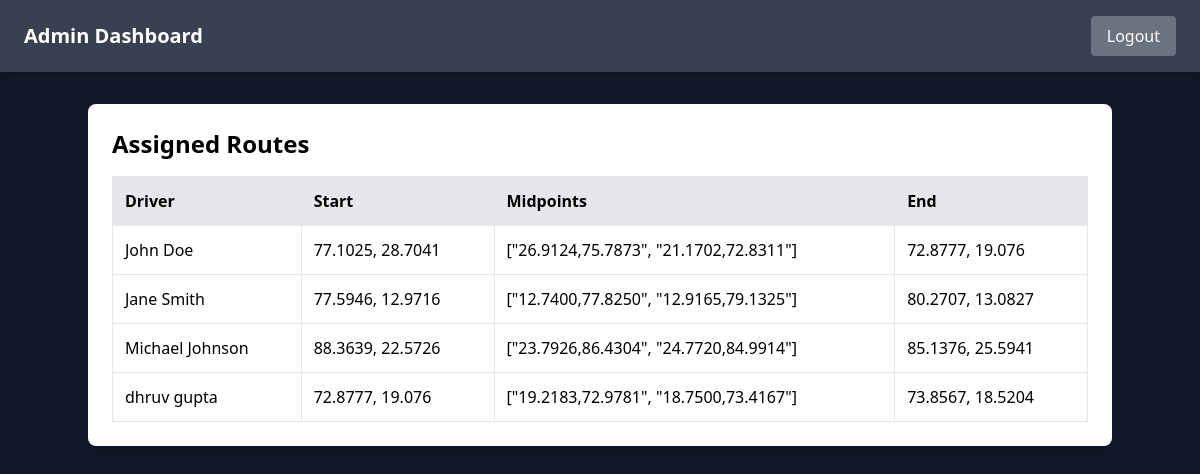
Page /map/admin/admin_dashboard.php (signed in) on the committed database.
### tables this page shows
CREATE TABLE routes (
    id INT AUTO_INCREMENT PRIMARY KEY,
    driver_id INT NOT NULL,
    start_lat FLOAT NOT NULL,
    start_lng FLOAT NOT NULL,
    end_lat FLOAT NOT NULL,
    end_lng FLOAT NOT NULL,
    midpoints TEXT NOT NULL,   
    created_at TIMESTAMP DEFAULT CURRENT_TIMESTAMP,
    FOREIGN KEY (driver_id) REFERENCES drivers(id) ON DELETE CASCADE
);

CREATE TABLE drivers (
    id INT AUTO_INCREMENT PRIMARY KEY,
    name VARCHAR(100) NOT NULL,
    phone VARCHAR(20) NOT NULL,
    vehicle_number VARCHAR(50) NOT NULL,
    created_at TIMESTAMP DEFAULT CURRENT_TIMESTAMP
);

### map/admin/admin_dashboard.php (the view, shortened to what this page needs)
<?php
require_once "../config/db.php";
$stmt = $pdo->query("SELECT r.*, d.name FROM routes r JOIN drivers d ON r.driver_id = d.id");
$routes = $stmt->fetchAll(PDO::FETCH_ASSOC);
?>
<!DOCTYPE html>
<html lang="en">
<head>
    <script src="https://cdn.tailwindcss.com"></script>
</head>
<body class="bg-gray-900">
    <nav class="bg-gray-700 p-4 shadow-md">
        <div class="max-w-6xl mx-auto flex justify-between items-center">
            <h1 class="text-white text-xl font-semibold">Admin Dashboard</h1>
            <a href="logout.php" class="bg-gray-500 text-white px-4 py-2 rounded hover:bg-gray-600 transition">
                Logout
            </a>
        </div>
    </nav>
    <div class="max-w-5xl mx-auto mt-8 bg-white p-6 rounded-lg shadow-lg">
        <h3 class="text-2xl font-semibold mb-4">Assigned Routes</h3>
        <div class="overflow-x-auto">
            <table class="w-full border-collapse rounded-lg shadow-sm">
                <thead>
                    <tr class="bg-gray-200">
                        <th class="p-3 border text-left">Driver</th>
                        <th class="p-3 border text-left">Start</th>
                        <th class="p-3 border text-left">Midpoints</th>
                        <th class="p-3 border text-left">End</th>
                    </tr>
                </thead>
                <tbody>
                    <?php foreach ($routes as $route) { ?>
                        <tr class="border-b hover:bg-gray-100 transition">
                            <td class="p-3 border"><?= $route["name"] ?></td>
                            <td class="p-3 border"><?= $route["start_lng"] ?>, <?= $route["start_lat"] ?></td>
                            <td class="p-3 border"><?= nl2br(htmlspecialchars($route["midpoints"])) ?></td>
                            <td class="p-3 border"><?= $route["end_lng"] ?>, <?= $route["end_lat"] ?></td>
                        </tr>
                    <?php } ?>
                </tbody>
            </table>
        </div>
    </div>
</body>
</html>

### rows in the picture
routes: driver.name "John Doe", start_lng "77.1025", start_lat "28.7041", midpoints "[\"26.9124,75.7873\", \"21.1702,72.8311\"]", end_lng "72.8777", end_lat "19.076"
routes: driver.name "Jane Smith", start_lng "77.5946", start_lat "12.9716", midpoints "[\"12.7400,77.8250\", \"12.9165,79.1325\"]", end_lng "80.2707", end_lat "13.0827"
routes: driver.name "Michael Johnson", start_lng "88.3639", start_lat "22.5726", midpoints "[\"23.7926,86.4304\", \"24.7720,84.9914\"]", end_lng "85.1376", end_lat "25.5941"
routes: driver.name "dhruv gupta", start_lng "72.8777", start_lat "19.076", midpoints "[\"19.2183,72.9781\", \"18.7500,73.4167\"]", end_lng "73.8567", end_lat "18.5204"
